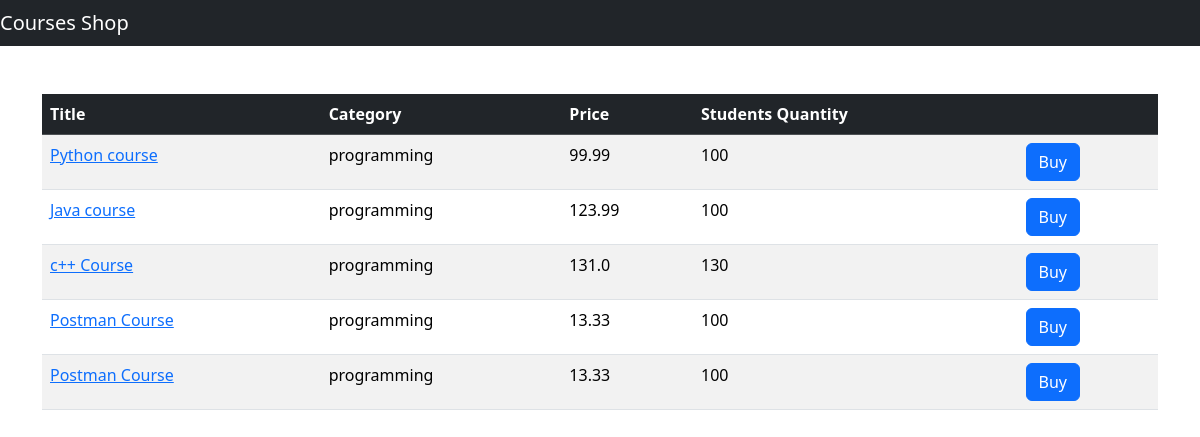
The page / on the database its author committed.
### shop/models.py (models this page shows, shortened)
class Course(models.Model):
    title = models.CharField(max_length=255)
    price = models.FloatField()
    students_qty = models.IntegerField()
    reviews_qty = models.IntegerField()
    category = models.ForeignKey(Category, on_delete=models.CASCADE)

class Category(models.Model):
    title = models.CharField(max_length=255)
    created_at = models.DateTimeField(default=timezone.now)
    def __str__(self):
        return self.title

### shop/views.py (the view)
# urls.py: path('', include(api.urls), name='index')
def index(request):
    course_name = Course.objects.all()
    return render(request, 'shop/courses.html', {'courses': course_name})

### templates/shop/courses.html (shortened to what this page needs)
{% extends "base.html" %}
{%block content%}
<table class="table mt-5 table-boardered table-striped table-hover">
    <thead class="table-dark">
        <tr>
            <th>Title</th>
            <th>Category</th>
            <th>Price</th>
            <th>Students Quantity</th>
            <th></th>
        </tr>
    </thead>
    <tbody>
        {% for course in courses%}
    <tr>
        <td>
            <a href= {% url "shop:single_course" course.id %}>{{course.title}}</a>
        </td>
        <td>{{course.category}}</td>
        <td>{{course.price}}</td>
        <td>{{course.students_qty}}</td>
        <td><button class="btn btn-primary">Buy</button></td>
        {% endfor %}
    </tr>
    </tbody>
</table>
{% endblock %}

### templates/base.html (shortened to what this page needs)
<!DOCTYPE html>
<html lang="en">
<head>
    <link href="https://cdn.jsdelivr.net/npm/bootstrap@5.3.1/dist/css/bootstrap.min.css" rel="stylesheet">
</head>
<body>
    <nav class="navbar navbar-dark bg-dark">
        <div class"container">
            <a href={% url 'shop:index' %} class="navbar-brand">Courses Shop</a>
        </div>
    </nav>
    <main class="container">
        {%  block content %}
        {% endblock  %}
    </main>
</body>
</html>

### rows shown on the page
Course: title "Python course", category "programming", price "99.99", students_qty "100"
Course: title "Java course", category "programming", price "123.99", students_qty "100"
Course: title "c++ Course", category "programming", price "131.0", students_qty "130"
Course: title "Postman Course", category "programming", price "13.33", students_qty "100"
Course: title "Postman Course", category "programming", price "13.33", students_qty "100"
